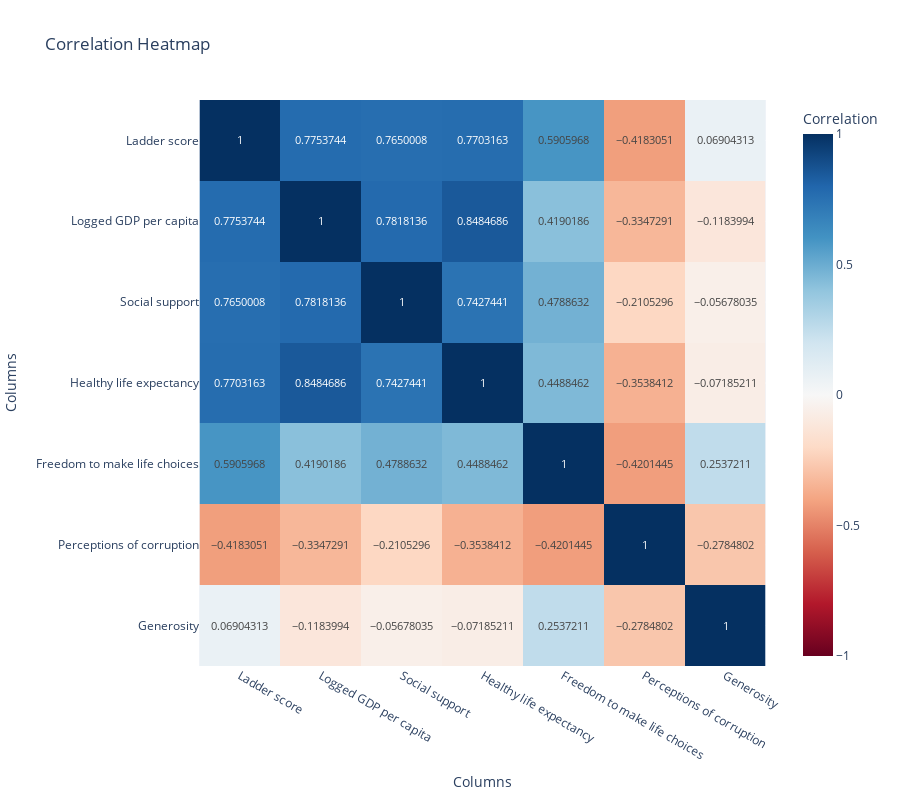

Notebook code cell kept with this figure:
### Code cell
# Calculate the correlation matrix

correlation_matrix = df_numeric.corr()

# Create the heatmap
fig = px.imshow(
    correlation_matrix,
    title="Correlation Heatmap",
    labels=dict(x="Columns", y="Columns", color="Correlation"),
    color_continuous_scale="RdBu",
    zmin=-1, zmax=1, text_auto=True
)
fig.update_layout(width=900, height=800)
fig.show()

### Figure 1 — Plotly figure (JSON) as saved in the notebook; plotly's stock layout.template omitted (floating-point values rounded to 4 significant figures)
{"data": [{"coloraxis": "coloraxis", "hovertemplate": "Columns: %{x}<br>Columns: %{y}<br>Correlation: %{z}<extra></extra>", "name": "0", "texttemplate": "%{z}", "type": "heatmap", "x": ["Ladder score", "Logged GDP per capita", "Social support", "Healthy life expectancy", "Freedom to make life choices", "Perceptions of corruption", "Generosity"], "xaxis": "x", "y": ["Ladder score", "Logged GDP per capita", "Social support", "Healthy life expectancy", "Freedom to make life choices", "Perceptions of corruption", "Generosity"], "yaxis": "y", "z": [[1, 0.7754, 0.765, 0.7703, 0.5906, -0.4183, 0.06904], [0.7754, 1, 0.7818, 0.8485, 0.419, -0.3347, -0.1184], [0.765, 0.7818, 1, 0.7427, 0.4789, -0.2105, -0.05678], [0.7703, 0.8485, 0.7427, 1, 0.4488, -0.3538, -0.07185], [0.5906, 0.419, 0.4789, 0.4488, 1, -0.4201, 0.2537], [-0.4183, -0.3347, -0.2105, -0.3538, -0.4201, 1, -0.2785], [0.06904, -0.1184, -0.05678, -0.07185, 0.2537, -0.2785, 1]]}], "layout": {"coloraxis": {"cmax": 1, "cmin": -1, "colorbar": {"title": {"text": "Correlation"}}, "colorscale": [[0, "rgb(103,0,31)"], [0.1, "rgb(178,24,43)"], [0.2, "rgb(214,96,77)"], [0.3, "rgb(244,165,130)"], [0.4, "rgb(253,219,199)"], [0.5, "rgb(247,247,247)"], [0.6, "rgb(209,229,240)"], [0.7, "rgb(146,197,222)"], [0.8, "rgb(67,147,195)"], [0.9, "rgb(33,102,172)"], [1, "rgb(5,48,97)"]]}, "height": 800, "title": {"text": "Correlation Heatmap"}, "width": 900, "xaxis": {"anchor": "y", "constrain": "domain", "domain": [0, 1], "scaleanchor": "y", "title": {"text": "Columns"}}, "yaxis": {"anchor": "x", "autorange": "reversed", "constrain": "domain", "domain": [0, 1], "title": {"text": "Columns"}}}}
